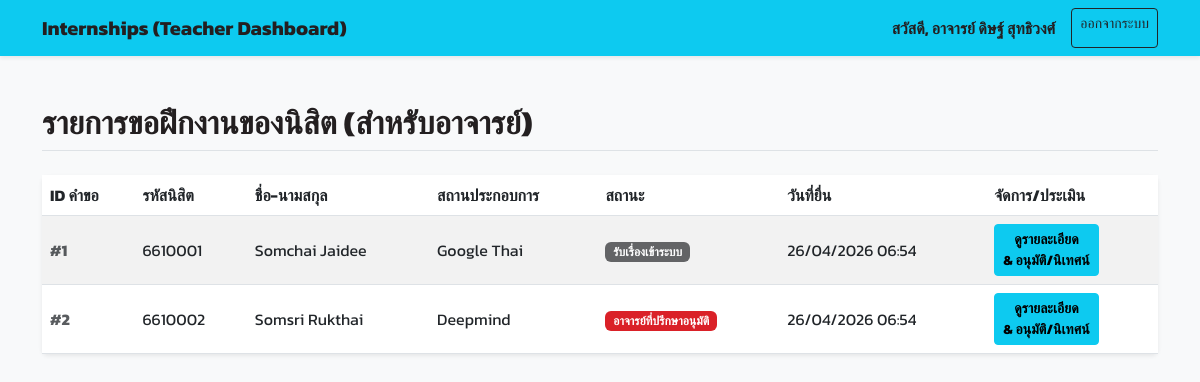
The page /teacher_dashboard.php (signed in) on the database its author committed.
### tables this page shows
CREATE TABLE `internship_requests` (
  `id` int(11) NOT NULL AUTO_INCREMENT,
  `student_id` int(11) NOT NULL,
  `company_name` varchar(255) NOT NULL,
  `position` varchar(255) NOT NULL,
  `start_date` date NOT NULL,
  `end_date` date NOT NULL,
  `status` int(11) NOT NULL DEFAULT 1 COMMENT '1: Received, 2: Advisor Approved, 3: Letter Issued, 4: Finished, 9: Canceled',
  `created_at` timestamp NOT NULL DEFAULT CURRENT_TIMESTAMP,
  PRIMARY KEY (`id`),
  FOREIGN KEY (`student_id`) REFERENCES `users`(`id`) ON DELETE CASCADE
);

CREATE TABLE `users` (
  `id` int(11) NOT NULL AUTO_INCREMENT,
  `username` varchar(50) NOT NULL,
  `password` varchar(255) NOT NULL,
  `role` enum('student','staff','teacher') NOT NULL,
  `first_name` varchar(100) NOT NULL,
  `last_name` varchar(100) NOT NULL,
  `title` varchar(50) DEFAULT NULL,
  `year_level` int(11) DEFAULT NULL,
  `profile_image` varchar(255) DEFAULT NULL,
  `education` text DEFAULT NULL,
  `student_year` int(11) DEFAULT NULL,
  PRIMARY KEY (`id`),
  UNIQUE KEY `username` (`username`)
);

### teacher_dashboard.php (the view, shortened to what this page needs)
<?php
include 'config.php';
$sql = "SELECT ir.*, u.first_name, u.last_name, u.username as student_id_code
        FROM internship_requests ir
        JOIN users u ON ir.student_id = u.id
        ORDER BY ir.created_at DESC";
$result = $conn->query($sql);
?>
<!DOCTYPE html>
<html lang="th">
<head>
    <link href="https://cdn.jsdelivr.net/npm/bootstrap@5.3.0/dist/css/bootstrap.min.css" rel="stylesheet">
    <link rel="stylesheet" href="swu-theme.css">
</head>
<body>
<nav class="navbar navbar-expand-lg navbar-dark bg-info shadow-sm">
  <div class="container">
    <a class="navbar-brand fw-bold text-dark" href="#">Internships (Teacher Dashboard)</a>
    <div class="d-flex">
        <span class="navbar-text text-dark fw-bold me-3">สวัสดี, อาจารย์ <?= $_SESSION['name'] ?></span>
        <a href="logout.php" class="btn btn-outline-dark btn-sm">ออกจากระบบ</a>
    </div>
  </div>
</nav>
<div class="container mt-5">
    <h2 class="mb-4 text-dark fw-bold border-bottom pb-2">รายการขอฝึกงานของนิสิต (สำหรับอาจารย์)</h2>
    <div class="card shadow-sm border-0">
        <div class="card-body p-0">
            <div class="table-responsive">
                <table class="table table-hover table-striped mb-0 align-middle">
                    <thead class="bg-light">
                        <tr>
                            <th>ID คำขอ</th>
                            <th>รหัสนิสิต</th>
                            <th>ชื่อ-นามสกุล</th>
                            <th>สถานประกอบการ</th>
                            <th>สถานะ</th>
                            <th>วันที่ยื่น</th>
                            <th>จัดการ/ประเมิน</th>
                        </tr>
                    </thead>
                    <tbody>
                        <?php if($result->num_rows > 0): ?>
                            <?php while($row = $result->fetch_assoc()): ?>
                                <tr>
                                    <td class="fw-bold text-muted">#<?= $row['id'] ?></td>
                                    <td><?= htmlspecialchars($row['student_id_code']) ?></td>
                                    <td><?= htmlspecialchars($row['first_name'] . ' ' . $row['last_name']) ?></td>
                                    <td><?= htmlspecialchars($row['company_name']) ?></td>
                                    <td><?= getStatusLabel($row['status']) ?></td>
                                    <td><?= date('d/m/Y H:i', strtotime($row['created_at'])) ?></td>
                                    <td>
                                        <a href="teacher_view.php?id=<?= $row['id'] ?>" class="btn btn-sm btn-info fw-bold">ดูรายละเอียด <br>& อนุมัติ/นิเทศน์</a>
                                    </td>
                                </tr>
                            <?php endwhile; ?>
                        <?php else: ?>
                            <tr>
                                <td colspan="7" class="text-center py-4 text-muted">ยังไม่มีรายการคำขอ</td>
                            </tr>
                        <?php endif; ?>
                    </tbody>
                </table>
            </div>
        </div>
    </div>
</div>
</body>
</html>

### config.php (shortened to what this page needs)
<?php
function getStatusLabel($status_code) {
    switch ($status_code) {
        case 1: return '<span class="badge bg-secondary">รับเรื่องเข้าระบบ</span>';
        case 2: return '<span class="badge bg-primary">อาจารย์ที่ปรึกษาอนุมัติ</span>';
    }
}
?>

### swu-theme.css (style rules this page uses)
:root { --swu-red: #DA2128; --swu-red-hover: #b01820; --swu-grey: #636466; --swu-dark: #231F20; --bs-primary: #DA2128; --bs-primary-rgb: 218, 33, 40; --bs-secondary: #636466; --bs-secondary-rgb: 99, 100, 102; --bs-dark: #231F20; --bs-dark-rgb: 35, 31, 32; --bs-link-color: #DA2128; --bs-link-hover-color: #b01820; }
.bg-primary { background-color: var(--swu-red) !important; }
.bg-secondary { background-color: var(--swu-grey) !important; }

### teacher_dashboard.php (style rules this page uses)
body { font-family: 'Kanit', sans-serif; background-color: #f8f9fa; }

### rows shown on the page
internship_requests: id "1", student.username "6610001", student.last_name "Somchai Jaidee", company_name "Google Thai", status "รับเรื่องเข้าระบบ", created_at "26/04/2026 06:54"
internship_requests: id "2", student.username "6610002", student.last_name "Somsri Rukthai", company_name "Deepmind", status "อาจารย์ที่ปรึกษาอนุมัติ", created_at "26/04/2026 06:54"

### other values the page prints
$_SESSION['name'] "ดิษฐ์ สุทธิวงศ์"
